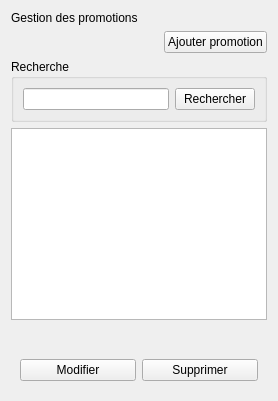
      <widget class="QWidget" name="page_16">
       <layout class="QGridLayout" name="gridLayout_14">
        <item row="0" column="0" colspan="2">
         <widget class="QLabel" name="label_249">
          <property name="styleSheet">
           <string notr="true">font: 22pt &quot;Nunito Sans&quot;;</string>
          </property>
          <property name="text">
           <string>Gestion des promotions</string>
          </property>
         </widget>
        </item>
        <item row="1" column="0">
         <layout class="QHBoxLayout" name="horizontalLayout_118">
          <item>
           <spacer name="horizontalSpacer_48">
            <property name="orientation">
             <enum>Qt::Horizontal</enum>
            </property>
            <property name="sizeHint" stdset="0">
             <size>
              <width>40</width>
              <height>20</height>
             </size>
            </property>
           </spacer>
          </item>
         </layout>
        </item>
        <item row="1" column="1">
         <widget class="QPushButton" name="pushButton_ajoutpromo">
          <property name="text">
           <string>Ajouter promotion</string>
          </property>
         </widget>
        </item>
        <item row="2" column="0" colspan="2">
         <widget class="QGroupBox" name="groupBox_104">
          <property name="title">
           <string>Recherche</string>
          </property>
          <layout class="QHBoxLayout" name="horizontalLayout_116">
           <item>
            <widget class="QLineEdit" name="lineEdit_91"/>
           </item>
           <item>
            <widget class="QPushButton" name="pushButton_recherchepromo">
             <property name="text">
              <string>Rechercher</string>
             </property>
            </widget>
           </item>
          </layout>
         </widget>
        </item>
        <item row="3" column="0" colspan="2">
         <widget class="QTableView" name="tableView_colis_6"/>
        </item>
        <item row="4" column="0" colspan="2">
         <widget class="QWidget" name="horizontalLayout_119" native="true">
          <layout class="QHBoxLayout" name="horizontalLayout_120"/>
         </widget>
        </item>
        <item row="5" column="0" colspan="2">
         <widget class="QWidget" name="groupBox_118" native="true">
          <layout class="QHBoxLayout" name="horizontalLayout_117">
           <item>
            <widget class="QPushButton" name="pushButton_modifierpromo">
             <property name="text">
              <string>Modifier</string>
             </property>
            </widget>
           </item>
           <item>
            <widget class="QPushButton" name="pushButton_supprimerpromo">
             <property name="text">
              <string>Supprimer</string>
             </property>
            </widget>
           </item>
          </layout>
         </widget>
        </item>
       </layout>
      </widget>
